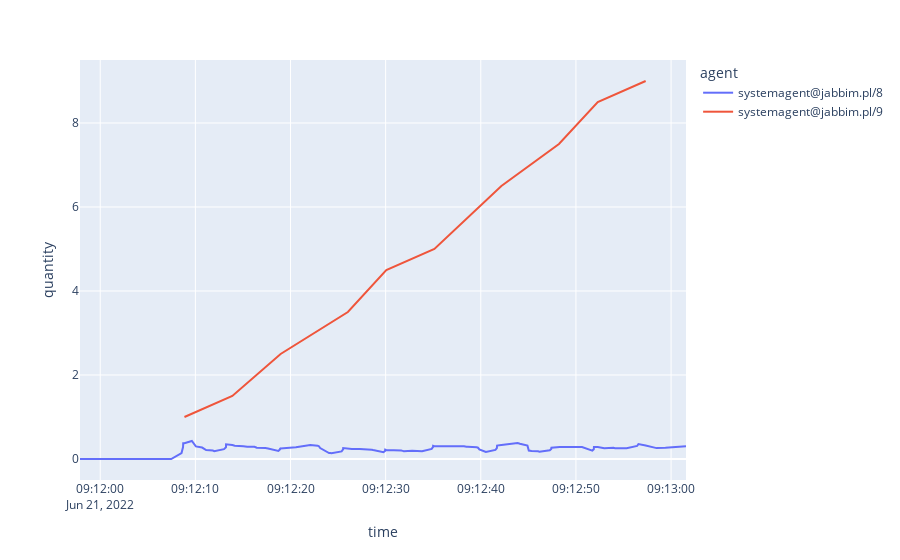

The cell this chart's notebook holds for it:
### Code cell
px.line(df.loc[df["product"]=="car"],x="time",y="quantity",color="agent")

### Figure 1 — Plotly figure (JSON) as saved in the notebook; plotly's stock layout.template omitted (floating-point values rounded to 4 significant figures; data arrays with more than 128 entries replaced by an {"elided": "..."} marker saying what was removed)
{"data": [{"hovertemplate": "agent=systemagent@jabbim.pl/8<br>time=%{x}<br>quantity=%{y}<extra></extra>", "legendgroup": "systemagent@jabbim.pl/8", "line": {"color": "#636efa", "dash": "solid"}, "marker": {"symbol": "circle"}, "mode": "lines", "name": "systemagent@jabbim.pl/8", "orientation": "v", "showlegend": true, "type": "scatter", "x": {"elided": "147 str values"}, "xaxis": "x", "y": {"elided": "147 float values"}, "yaxis": "y"}, {"hovertemplate": "agent=systemagent@jabbim.pl/9<br>time=%{x}<br>quantity=%{y}<extra></extra>", "legendgroup": "systemagent@jabbim.pl/9", "line": {"color": "#EF553B", "dash": "solid"}, "marker": {"symbol": "circle"}, "mode": "lines", "name": "systemagent@jabbim.pl/9", "orientation": "v", "showlegend": true, "type": "scatter", "x": ["2022-06-21T09:12:08.853966", "2022-06-21T09:12:13.886147", "2022-06-21T09:12:18.959787", "2022-06-21T09:12:26.029654", "2022-06-21T09:12:30.068138", "2022-06-21T09:12:35.123456", "2022-06-21T09:12:42.162972", "2022-06-21T09:12:48.215266", "2022-06-21T09:12:52.294213", "2022-06-21T09:12:57.328287"], "xaxis": "x", "y": [1, 1.5, 2.5, 3.5, 4.5, 5, 6.5, 7.5, 8.5, 9], "yaxis": "y"}], "layout": {"legend": {"title": {"text": "agent"}, "tracegroupgap": 0}, "margin": {"t": 60}, "xaxis": {"anchor": "y", "domain": [0, 1], "title": {"text": "time"}}, "yaxis": {"anchor": "x", "domain": [0, 1], "title": {"text": "quantity"}}}}
